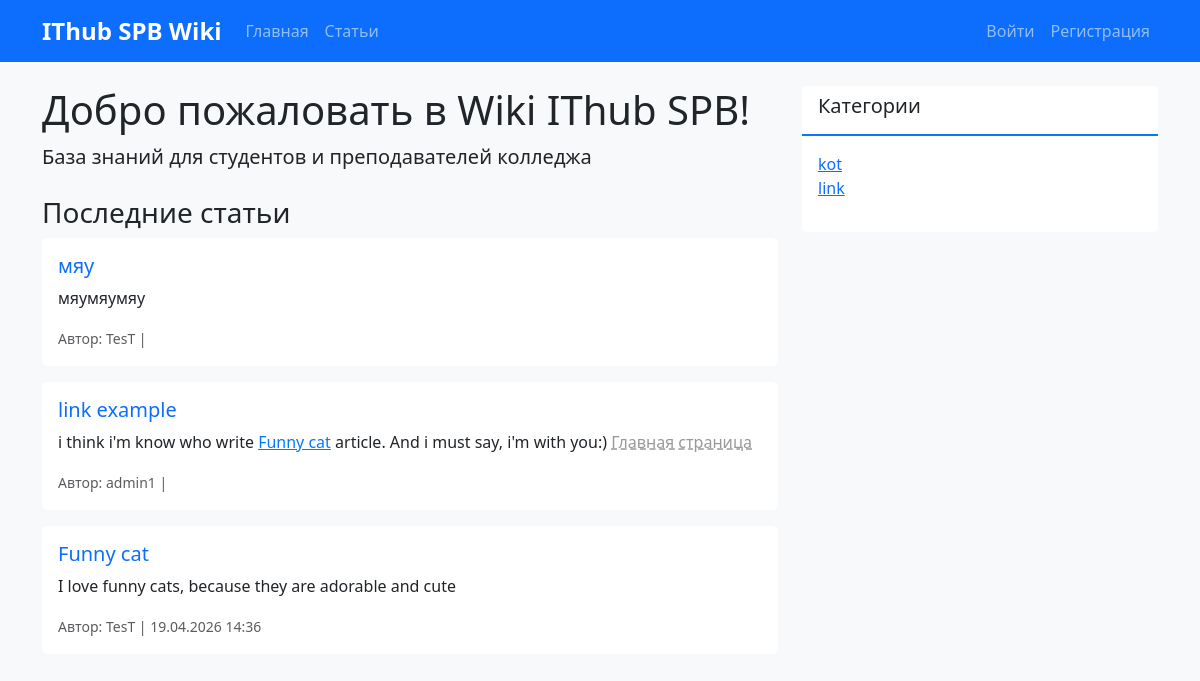
The app's page /, older data.
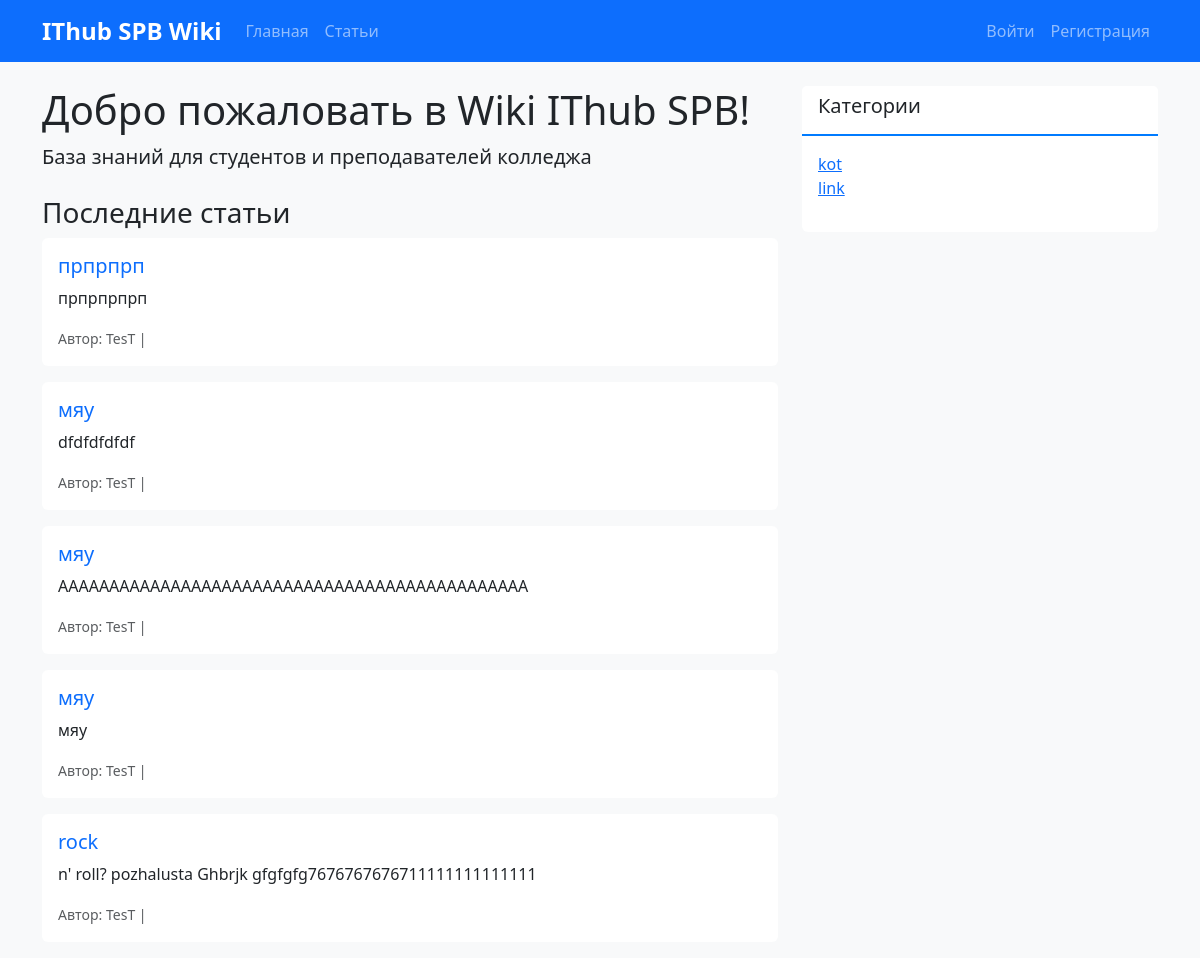
The same page, newer data.
### articles/models.py (models this page shows, shortened)
class Article(models.Model):
    STATUS_CHOICES = [
        ("draft", "Черновик"),
        ("pending", "На модерации"),
        ("published", "Опубликовано"),
        ("rejected", "Отклонено"),
    ]
    title = models.CharField("Заголовок", max_length=200)
    content = models.TextField("Содержание")
    category = models.ForeignKey(
        Category,
        on_delete=models.SET_NULL,
        null=True,
        blank=True,
        verbose_name="Категория",
        related_name="articles",
    )
    author = models.ForeignKey(
        User, on_delete=models.CASCADE, verbose_name="Автор", related_name="articles"
    )
    status = models.CharField(
        "Статус", max_length=20, choices=STATUS_CHOICES, default="pending"
    )
    created_at = models.DateTimeField("Создано", auto_now_add=True)
    updated_at = models.DateTimeField("Обновлено", auto_now=True)
    published_at = models.DateTimeField("Опубликовано", null=True, blank=True)
    moderation_comment = models.TextField("Комментарий модератора", blank=True)
    moderator = models.ForeignKey(
        User,
        on_delete=models.SET_NULL,
        null=True,
        blank=True,
        verbose_name="Модератор",
        related_name="moderated_articles",
    )
    views_count = models.PositiveIntegerField("Просмотры", default=0)
    class Meta:
        verbose_name = "Статья"
        verbose_name_plural = "Статьи"
        ordering = ["-created_at"]

class Category(models.Model):
    name = models.CharField("Название категории", max_length=100)
    description = models.TextField("Описание", blank=True)
    created_at = models.DateTimeField("Создано", auto_now_add=True)
    class Meta:
        verbose_name = "Категория"
        verbose_name_plural = "Категории"
        ordering = ["name"]

### articles/views.py (the view)
# urls.py: path("", views.home, name="home"),
def home(request):
    published_articles = Article.objects.filter(status="published")[:5]
    categories = Category.objects.all()
    return render(
        request,
        "articles/home.html",
        {
            "recent_articles": published_articles,
            "categories": categories,
        },
    )

### articles/templatetags/wiki_links.py (called while the page is built, shortened)
@register.filter(name="wikilinks")
def wikilinks(value):
    if not value:
        return value
    def replace_link(match):
        text = match.group(1).strip()
        try:
            article = Article.objects.get(title__iexact=text, status="published")
            url = f"/article/{article.pk}/"
            return f'<a href="{url}" class="wiki-link" style="color: #007bff; font-weight: 500;">{text}</a>'
        except Article.DoesNotExist:
            return f'<span style="color:#999; text-decoration: underline dashed;">{text}</span>'
    result = re.sub(r"\[\[(.+?)\]\]", replace_link, value)
    return mark_safe(result)

### articles/templates/articles/home.html
{% extends 'articles/base.html' %} {% block content %}
{% load wiki_links %}
<div class="row">
  <div class="col-md-8">
    <h1>Добро пожаловать в Wiki IThub SPB!</h1>
    <p class="lead">База знаний для студентов и преподавателей колледжа</p>
    <h3 class="mt-4">Последние статьи</h3>
    {% for article in recent_articles %}
    <div class="card mb-3">
      <div class="card-body">
        <h5>
          <a
            href="{% url 'articles:article_detail' article.pk %}"
            class="text-decoration-none"
          >
            {{ article.title }}
          </a>
        </h5>
        <p>{{ article.content|wikilinks|truncatewords:80|safe }}</p>
        <small class="text-muted">
          Автор: {{ article.author.username }} | {{ article.published_at|date:"d.m.Y H:i"|default:article.created_at|date:"d.m.Y H:i" }}
        </small>
      </div>
    </div>
    {% empty %}
    <p>Пока нет опубликованных статей</p>
    {% endfor %}
  </div>
  <div class="col-md-4">
    <div class="card">
      <div class="card-header">
        <h5>Категории</h5>
      </div>
      <div class="card-body">
        <ul class="list-unstyled">
          {% for category in categories %}
          <li><a href="#">{{ category.name }}</a></li>
          {% empty %}
          <li>Нет категорий</li>
          {% endfor %}
        </ul>
      </div>
    </div>
  </div>
</div>
{% endblock %}

Row changes from the older to the newer data that the page shows:
no longer on this page (row edited): Article: title "мяу", content|wikilinks "мяумяумяу", author.username "TesT"
no longer on this page (row edited): Article: title "link example", content|wikilinks "i think i'm know who write Funny cat article. And i must say, i'm with you:) Главная страница", author.username "admin1"
no longer on this page (row edited): Article: title "Funny cat", content|wikilinks "I love funny cats, because they are adorable and cute", author.username "TesT", published_at "19.04.2026 14:36"
added Article: title "прпрпрп", content|wikilinks "прпрпрпрп", author.username "TesT"
added Article: title "мяу", content|wikilinks "dfdfdfdfdf", author.username "TesT"
added Article: title "мяу", content|wikilinks "АААААААААААААААААААААААААААААААААААААААААААААА", author.username "TesT"
added Article: title "мяу", content|wikilinks "мяу", author.username "TesT"
added Article: title "rock", content|wikilinks "n' roll? pozhalusta Ghbrjk gfgfgfg7676767676711111111111111", author.username "TesT"
